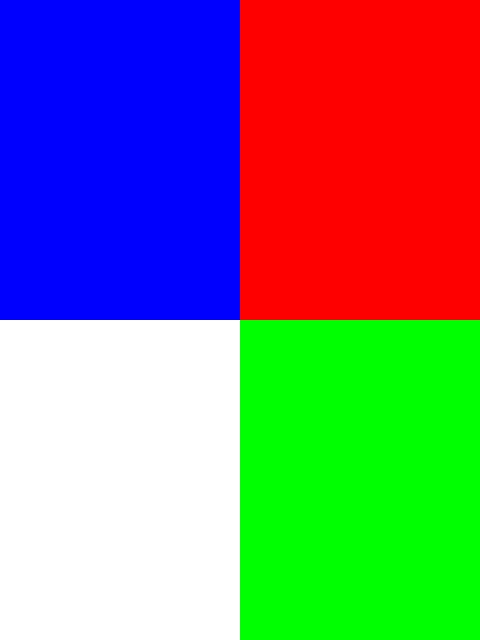
#> input picture tests/data/exif/mm_o6_thumb.jpg, 480 x 640 px; its folder holds only this picture in this run
$ python -i auto.py   (imports and definitions only)   (older library calls are emulated)
#> lines starting #> are read from the running program, lines starting #| are printed output that depends on the picture
### backend/photoeditor/imaging/develop.py
"""Motor de revelacao: original + ajustes -> foto editada.

E o MESMO motor para o preview do editor e para a exportacao (TODO 6.2): o que
se ve e o que se exporta. Os ajustes nunca tocam o arquivo original; sao
numeros no banco (``Adjustment``) aplicados sobre os pixels a cada render.

Convencao: RGB float32 em [0, 1]. A ordem das etapas segue o ``photofix_v2``
do ``../correct-photos`` (``pipeline.apply_full``):

    1. balanco de branco (temperature/tint)  -> ganho por canal
    2. curva de tom na LUMINANCIA            -> exposure, contrast,
       (ganho que preserva matiz)               highlights, whites, blacks
    3. realce local de sombras               -> shadows
    4. cor                                   -> vibrance, saturation

A curva de tom e resolvida numa rampa de 1024 pontos e aplicada por
interpolacao: o custo nao depende de quantos controles estao ligados.
"""
from __future__ import annotations

import hashlib
import json
import math

import cv2
import numpy as np

# Sobe quando o resultado de um mesmo conjunto de ajustes muda: invalida os
# renders em cache e forca a reexportacao.
ENGINE_VERSION = 1

EPS = 1e-6

# name -> (min, max, step, group). A ordem e a ordem do painel.
SLIDERS = {
    'exposure': (-3.0, 3.0, 0.05, 'light'),
    'contrast': (-100, 100, 1, 'light'),
    'highlights': (-100, 100, 1, 'light'),
    'shadows': (-100, 100, 1, 'light'),
    'whites': (-100, 100, 1, 'light'),
    'blacks': (-100, 100, 1, 'light'),
    'temperature': (-100, 100, 1, 'color'),
    'tint': (-100, 100, 1, 'color'),
    'vibrance': (-100, 100, 1, 'color'),
    'saturation': (-100, 100, 1, 'color'),
}
NEUTRAL = {name: 0 for name in SLIDERS}

# Presets (TODO 6.5): DESLOCAMENTOS somados aos ajustes da foto, e nao valores
# absolutos. Assim o preset e o "look" e convive com o Auto e com o ajuste fino
# da propria foto — aplicar "Quente" numa foto ja corrigida nao desfaz a
# correcao, so esquenta. Inspirados nos perfis mais comuns do Lightroom/VSCO.
PRESETS = {
    'vivid': {'contrast': 20, 'vibrance': 30, 'saturation': 10},
    'soft': {'contrast': -20, 'highlights': -25, 'shadows': 20, 'saturation': -10},
    'warm': {'temperature': 20, 'vibrance': 10},
    'cool': {'temperature': -20, 'tint': -5},
    'bw': {'saturation': -100, 'contrast': 20},
    'matte': {'blacks': 30, 'contrast': -15, 'saturation': -20, 'temperature': 8},
    'vintage': {'temperature': 15, 'tint': 5, 'saturation': -25, 'blacks': 20,
                'whites': -15, 'contrast': -10},
}


# --------------------------------------------------------------------------- #
# Valores
# --------------------------------------------------------------------------- #

def _clamp(name, value):
    lo, hi, step, _ = SLIDERS[name]
    value = min(max(float(value), lo), hi)
    value = round(round(value / step) * step, 2)
    return int(value) if float(step).is_integer() else value


def normalize(values) -> dict:
    """Todos os controles, dentro do limite e no passo do slider."""
    out = dict(NEUTRAL)
    for name, value in (values or {}).items():
        if name in SLIDERS:
            try:
                out[name] = _clamp(name, value)
            except (TypeError, ValueError):
                pass
    return out


def normalize_preset(preset) -> str:
    return preset if preset in PRESETS else ''


# [12 lines left out: functions effective, is_neutral, not called in this run]


# --------------------------------------------------------------------------- #
# Camadas
#
# Uma camada e uma area da foto (mascara) com os PROPRIOS ajustes. Os ajustes
# da foto (``values``/``preset``) passam a valer so para o restante: cada
# camada e revelada a partir do original, nao por cima do restante, e a
# mascara decide quanto de cada uma aparece em cada pixel. Escurecer o fundo
# nao escurece a pessoa recortada.
#
# A mascara mora num PNG em ``project_data/masks`` com o nome igual ao hash do
# conteudo (``services/layers.py``); aqui so circula a chave. Mascara nunca
# muda de conteudo, entao a chave entra no hash do render como um numero.
# --------------------------------------------------------------------------- #

MAX_LAYERS = 8
_MASK_KEY_CHARS = set('0123456789abcdef')
MASK_KEY_LEN = 20


def is_mask_key(key) -> bool:
    return (isinstance(key, str) and len(key) == MASK_KEY_LEN
            and set(key) <= _MASK_KEY_CHARS)


# [21 lines left out: function normalize_layers, not called in this run]


# --------------------------------------------------------------------------- #
# Crop
#
# O quadro tem uma PROPORCAO (``ratio``, altura/largura): 0 = a da propria foto
# (o crop normal do editor); as versoes Instagram usam uma das
# ``INSTAGRAM_RATIOS``. Com ``scale`` 1 e sem giro, o quadro e o maior dessa
# proporcao que cabe na foto (``crop_frame``); ``scale`` (0,1..1) o reduz, o
# centro fica em (cx, cy) — fracoes da largura e da altura — e ``angle`` o
# gira (positivo = horario, como o ``rotate()`` do CSS). A foto fica parada;
# quem gira e o quadro. A saida e o que esta sob ele, com o conteudo em pe:
# 90 graus so troca retrato/paisagem (ver ``apply_crop``).
#
# O quadro girado tem de caber inteiro na foto. Ele cabe se, e so se, a caixa
# que o envolve cabe (os extremos da caixa sao os cantos do quadro), entao a
# restricao e fechada: ``crop_max_scale`` limita o tamanho pelo angulo e o
# centro fica a meia caixa das bordas. Girar mais encolhe o quadro sozinho.
# --------------------------------------------------------------------------- #

CROP_IDENTITY = {'scale': 1.0, 'cx': 0.5, 'cy': 0.5, 'angle': 0.0, 'ratio': 0.0}
CROP_MIN_SCALE = 0.1
# ±90°: a 90° o quadro fica "deitado" sobre a foto e o recorte sai na
# orientacao trocada (retrato numa foto paisagem), com o conteudo em pe.
CROP_MAX_ANGLE = 90.0

# Proporcoes que o feed do Instagram aceita (altura/largura): de 4:5 (retrato)
# a 1,91:1 (paisagem). Fora disso o Instagram recusa ou recorta sozinho.
INSTAGRAM_RATIOS = {'4:5': 1.25, '1:1': 1.0, '1.91:1': round(1 / 1.91, 4)}
# Giro maximo por proporcao. Em 4:5 e 1:1 so endireita (±45°): virar o quadro
# trocaria 4:5 por 5:4. O 1,91:1 segue a regra do crop normal (±90°): passando
# de 45° o quadro deita e o recorte sai 1:1,91 VERTICAL — fora do feed, entao
# exporta, mas o Publicar recusa (``instagram_feed_ok``).
INSTAGRAM_MAX_ANGLE = 45.0
INSTAGRAM_MAX_ANGLES = {INSTAGRAM_RATIOS['1.91:1']: CROP_MAX_ANGLE}
# Limites do feed para o recorte que sai (altura/largura), com folga de
# arredondamento.
INSTAGRAM_FEED_ASPECT = (INSTAGRAM_RATIOS['1.91:1'] - 1e-3, INSTAGRAM_RATIOS['4:5'] + 1e-3)


def instagram_max_angle(ratio) -> float:
    return INSTAGRAM_MAX_ANGLES.get(ratio, INSTAGRAM_MAX_ANGLE)


# [132 lines left out: functions instagram_feed_ok, crop_frame, crop_max_scale, _crop_extents, closest_ratio, normalize_crop and 5 more, not called in this run]


# --------------------------------------------------------------------------- #
# Conversoes usadas tambem pelo Auto
# --------------------------------------------------------------------------- #

# Temperatura e tint sao dois eixos no espaco log dos ganhos RGB, com media
# geometrica 1 (o brilho medio nao muda):
#   temperature: R sobe, B desce     tint: G desce, R e B sobem (magenta)
WB_SCALE = 0.005        # 100 no slider = ganho e^0,5 ~ 1,65 no canal


def wb_gains(temperature, tint) -> np.ndarray:
    t, m = temperature * WB_SCALE, tint * WB_SCALE
    return np.exp(np.array([t + m / 2, -m, -t + m / 2], np.float32))


def gains_to_wb(gains) -> tuple[float, float]:
    """Inverso exato de ``wb_gains`` para qualquer ganho RGB positivo."""
    lg = np.log(np.maximum(np.asarray(gains, np.float64), EPS))
    lg -= lg.mean()
    return (lg[0] - lg[2]) / 2 / WB_SCALE, -lg[1] / WB_SCALE


# Exposicao = gama sobre a luminancia, que fixa 0 -> 0 e 1 -> 1: o branco
# continua branco e so os tons medios andam (a licao do photofix_v2 — o modelo
# de resposta da camera transformava o branco estourado em cinza sujo). A
# escala faz 1 no slider mover o tom medio (0,42) em ~1 stop.
MID_TONE = 0.42
_K = -math.log(MID_TONE)


def exposure_gamma(exposure) -> float:
    return 2.0 ** (-exposure / _K)


def gamma_to_exposure(gamma) -> float:
    return -_K * math.log2(gamma)


def luma(x: np.ndarray) -> np.ndarray:
    """Luminancia Rec.709 de RGB float."""
    return 0.2126 * x[..., 0] + 0.7152 * x[..., 1] + 0.0722 * x[..., 2]


# [6 lines left out: function s_curve, not called in this run]


# --------------------------------------------------------------------------- #
# Curva de tom
# --------------------------------------------------------------------------- #

_RAMP = np.linspace(0.0, 1.0, 1024, dtype=np.float32)


# [23 lines left out: function tone_ramp, not called in this run]


# --------------------------------------------------------------------------- #
# Sombras (porte de enhance.shadow_mask / shadow_lift)
# --------------------------------------------------------------------------- #

SHADOW_ANALYSIS_SIDE = 750


# [115 lines left out: functions _guided, shadow_mask, _shadow_mask_full, render, render_layers, describe, not called in this run]

### backend/photoeditor/imaging/auto.py
"""Auto: porte do corretor ``photofix_v2`` do ``../correct-photos`` (TODO 6.3).

O original aplica a correcao direto nos pixels. Aqui ela vira VALORES DOS
SLIDERS — temperature/tint, exposure, contrast e shadows —, que a pessoa
continua podendo ajustar e que o CTRL+Z desfaz. As conversoes sao exatas: o
motor (``develop.render``) reproduz o ganho de branco e o gama que o
``pipeline.estimate`` calcularia, a menos do arredondamento do slider.

Fontes portadas (convertidas de BGR para RGB):

* ``enhance.white_patch_neutral`` — iluminante medido em superficies brancas
  reais da cena (paredes, telhado), nao em gray-world;
* ``subject.texture_mask`` / ``subject.subject_region`` — onde esta o sujeito;
* ``casos.extrair`` / ``pertinencias`` / ``PARAMS_POR_CASO`` — parametros por
  caso de uso (contraluz, superexposta...), com pertinencia suave;
* ``pipeline.estimate`` — exposicao ancorada nos tons NEUTROS do sujeito.

O YOLO do original e opcional e pesado; como no ``pipeline.estimate``, a
mascara de sujeito aqui e a de textura.
"""
from __future__ import annotations

from dataclasses import dataclass

import cv2
import numpy as np

from photoeditor.imaging import develop
from photoeditor.imaging.develop import EPS, luma

ANALYSIS_SIDE = 750


# --------------------------------------------------------------------------- #
# enhance.white_patch_neutral
# --------------------------------------------------------------------------- #

def white_patch_neutral(img, lum_lo=0.75, lum_hi=0.97, sat_max=0.25):
    """Iluminante estimado nos pixels claros E neutros da cena.

    Limiar ABSOLUTO de saturacao: com quantil, numa cena toda azulada os
    "menos saturados" eram justamente os que menos revelavam a dominante.
    """
    y = luma(img)
    mx, mn = img.max(axis=2), img.min(axis=2)
    sat = (mx - mn) / np.maximum(mx, EPS)
    band = (y > lum_lo) & (y < lum_hi) & (mx < 0.98)
    if band.sum() < y.size * 0.002:
        band = (y > np.quantile(y, 0.80)) & (y < lum_hi) & (mx < 0.98)
    if band.sum() < 200:
        return np.ones(3, np.float32)
    sel = band & (sat <= sat_max)
    if sel.sum() < 200:
        sel = band
    return np.maximum(img[sel].mean(axis=0), EPS)


# --------------------------------------------------------------------------- #
# subject.py
# --------------------------------------------------------------------------- #

def texture_mask(img, clip_hi=0.97):
    """Regioes com detalhe e sem clipping: o fundo estourado do ginasio e liso."""
    y = luma(img)
    g8 = np.clip(y * 255, 0, 255).astype(np.uint8)
    gx = cv2.Sobel(g8, cv2.CV_32F, 1, 0, ksize=3)
    gy = cv2.Sobel(g8, cv2.CV_32F, 0, 1, ksize=3)
    energy = cv2.blur(cv2.magnitude(gx, gy), (31, 31))
    mask = (energy > float(np.quantile(energy, 0.70))) & (y < clip_hi)
    if mask.sum() < y.size * 0.01:
        mask = y < clip_hi
    return mask


_HOG = None


def _hog_boxes(img):
    global _HOG
    if _HOG is None:
        _HOG = cv2.HOGDescriptor()
        _HOG.setSVMDetector(cv2.HOGDescriptor_getDefaultPeopleDetector())
    u8 = np.clip(img * 255, 0, 255).astype(np.uint8)
    mask = np.zeros(img.shape[:2], bool)
    try:
        rects, _ = _HOG.detectMultiScale(u8, winStride=(8, 8), padding=(8, 8), scale=1.06)
    except cv2.error:
        return mask
    for (x0, y0, w, h) in rects:
        mask[max(y0, 0):y0 + h, max(x0, 0):x0 + w] = True
    return mask


def subject_region(img):
    """Regiao do sujeito SEM vies de gradiente (cor + detector de pessoas)."""
    mx, mn = img.max(axis=2), img.min(axis=2)
    sat = cv2.blur((mx - mn) / np.maximum(mx, EPS), (21, 21))
    region = sat > max(float(np.quantile(sat, 0.75)), 0.12)
    boxes = _hog_boxes(img)
    if boxes.sum() > img.shape[0] * img.shape[1] * 0.01:
        region = region | boxes
    if region.sum() < img.shape[0] * img.shape[1] * 0.01:
        region = np.ones(img.shape[:2], bool)
    return region


# --------------------------------------------------------------------------- #
# casos.py — parametros por caso de uso, com pertinencia suave
# --------------------------------------------------------------------------- #

@dataclass
class Features:
    L: float
    dr: float
    clip: float
    subject_bg: float      # stops entre sujeito e fundo (positivo = fundo claro)
    whites_rb: float       # R/B nas superficies que deveriam ser brancas


def _whites_rb(img):
    y = luma(img)
    mx, mn = img.max(axis=2), img.min(axis=2)
    sat = (mx - mn) / np.maximum(mx, EPS)
    sel = (y > 0.6) & (y < 0.97) & (sat < 0.20) & (mx < 0.98)
    if sel.sum() < 200:
        return float('nan')
    px = img[sel]
    return float(px[:, 0].mean() / max(px[:, 2].mean(), EPS))


def features(img) -> Features:
    y = luma(img)
    reg = subject_region(img)
    y_sub = y[reg] if reg.sum() > 500 else y.ravel()
    y_bg = y[~reg] if (~reg).sum() > 500 else y.ravel()
    a = max(float(np.quantile(y_sub, 0.5)), 0.005)
    b = max(float(np.quantile(y_bg, 0.5)), 0.005)
    return Features(
        L=float(cv2.cvtColor(img.astype(np.float32), cv2.COLOR_RGB2LAB)[:, :, 0].mean()),
        dr=float(np.quantile(y, 0.95) - np.quantile(y, 0.05)),
        clip=float((y >= 0.99).mean()),
        subject_bg=float(np.log2(b / a)),
        whites_rb=_whites_rb(img),
    )


# Busca em grade do ../correct-photos (benchmark/grid_casos.py): 9072
# avaliacoes. wb_strength=1,0 vence nos seis casos; shadow so paga em
# contraluz e subexposta; superexposta quer alvo BAIXO.
PARAMS_BY_CASE = {
    'backlit':       dict(target=0.46, shadow=0.70, wb_strength=1.0, contrast=0.12),
    'overexposed':   dict(target=0.38, shadow=0.00, wb_strength=1.0, contrast=0.12),
    'underexposed':  dict(target=0.46, shadow=0.70, wb_strength=1.0, contrast=0.28),
    'color_cast':    dict(target=0.46, shadow=0.00, wb_strength=1.0, contrast=0.12),
    'low_contrast':  dict(target=0.46, shadow=0.00, wb_strength=1.0, contrast=0.12),
    'normal':        dict(target=0.46, shadow=0.00, wb_strength=1.0, contrast=0.28),
}

# Limiares calibrados nos percentis do acervo de 2026-09-22 (556 fotos) e
# largura da transicao de cada feature, na unidade dela.
THRESHOLDS = dict(backlit_stops=0.360, over_clip=0.068, over_L=77.996,
                  under_L=57.985, cast_rb=0.880, low_dr=0.589)
WIDTHS = dict(subject_bg=0.30, clip=0.05, L=12.0, whites_rb=0.08, dr=0.12)


def _ramp(x, threshold, width):
    if np.isnan(x):
        return 0.0
    return float(np.clip((x - threshold) / max(width, EPS) + 0.5, 0.0, 1.0))


def memberships(f: Features) -> dict:
    """Pertinencia a cada caso, somando 1. Sem fronteira: duas fotos da mesma
    rajada recebem tratamentos parecidos por construcao."""
    t, wd = THRESHOLDS, WIDTHS
    w = {
        'backlit': _ramp(f.subject_bg, t['backlit_stops'], wd['subject_bg']),
        'overexposed': max(_ramp(f.clip, t['over_clip'], wd['clip']),
                           _ramp(f.L, t['over_L'], wd['L'])),
        'underexposed': 1.0 - _ramp(f.L, t['under_L'], wd['L']),
        'color_cast': 1.0 - _ramp(f.whites_rb, t['cast_rb'], wd['whites_rb']),
        'low_contrast': 1.0 - _ramp(f.dr, t['low_dr'], wd['dr']),
    }
    w['normal'] = max(0.0, 1.0 - max(w.values()))
    total = sum(w.values())
    return {k: v / total for k, v in w.items()} if total > EPS else {'normal': 1.0}


def case_params(img) -> tuple[dict, str]:
    w = memberships(features(img))
    keys = ('target', 'shadow', 'wb_strength', 'contrast')
    params = {k: sum(w[c] * PARAMS_BY_CASE[c][k] for c in w) for k in keys}
    return params, max(w, key=w.get)


# --------------------------------------------------------------------------- #
# pipeline.estimate -> valores dos sliders
# --------------------------------------------------------------------------- #

def auto_values(img_u8: np.ndarray) -> tuple[dict, str]:
    """(ajustes de luz e cor, caso dominante) para uma imagem RGB uint8."""
    h, w = img_u8.shape[:2]
    s = ANALYSIS_SIDE / max(h, w)
    small = cv2.resize(img_u8, (max(int(w * s), 1), max(int(h * s), 1)),
                       interpolation=cv2.INTER_AREA) if s < 1 else img_u8
    x0 = small.astype(np.float32) / 255.0

    params, case = case_params(x0)

    # (a) balanco de branco ancorado em superficies brancas reais
    illum = white_patch_neutral(x0)
    gain = illum.mean() / illum
    gain = 1.0 + (gain - 1.0) * params['wb_strength']
    temperature, tint = develop.gains_to_wb(gain)
    wb = develop.normalize({'temperature': temperature, 'tint': tint})
    # A exposicao e medida na imagem COM o branco que o motor vai aplicar.
    x = np.clip(x0 * develop.wb_gains(wb['temperature'], wb['tint']), 0, 1)

    # (b) exposicao nos tons NEUTROS do sujeito (pele, branco do uniforme): uma
    #     camisa roxa e escura por refletancia, nao por falta de luz.
    y = luma(x)
    mask = texture_mask(x)
    mx, mn = x.max(axis=2), x.min(axis=2)
    neutral = mask & ((mx - mn) / np.maximum(mx, EPS) < 0.60)
    ya = y[neutral] if neutral.sum() > 500 else (y[mask] if mask.sum() > 500 else y.ravel())
    anchor = min(max(float(np.quantile(ya, 0.35)), 0.01), 0.99)
    target = min(max(params['target'], 0.01), 0.99)
    gamma = float(np.clip(np.log(target) / np.log(anchor), 0.25, 4.0))   # max_ev = 2

    values = develop.normalize({
        **wb,
        'exposure': develop.gamma_to_exposure(gamma),
        'contrast': params['contrast'] * 100,
        'shadows': params['shadow'] * 100,
    })
    light_and_wb = ('exposure', 'contrast', 'highlights', 'shadows', 'whites',
                    'blacks', 'temperature', 'tint')
    return {k: values[k] for k in light_and_wb}, case

>>> import cv2
>>> picture = cv2.cvtColor(cv2.imread('../../../tests/data/exif/mm_o6_thumb.jpg'), cv2.COLOR_BGR2RGB)
>>> result = auto_values(picture)
#> in luma, `return 0.2126 * x[..., 0] + 0.7152 * x[..., 1] + 0.0722 * x[..., 2]`:
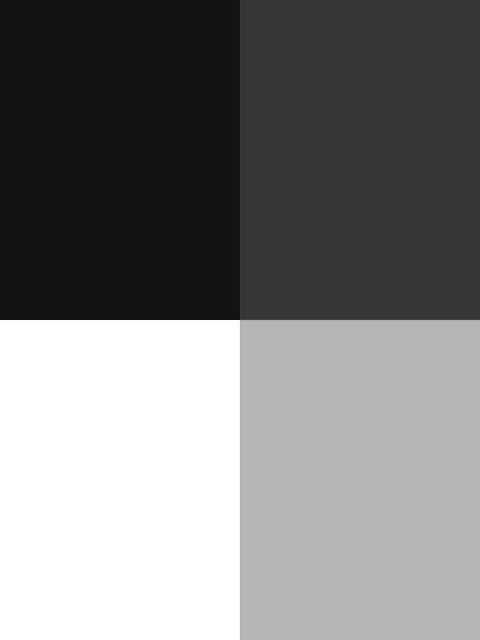
#> returned value: shape (640, 480) float32; min 0.0719, max 1, mean 0.5
#> in subject_region, `mx, mn = img.max(axis=2), img.min(axis=2)`:
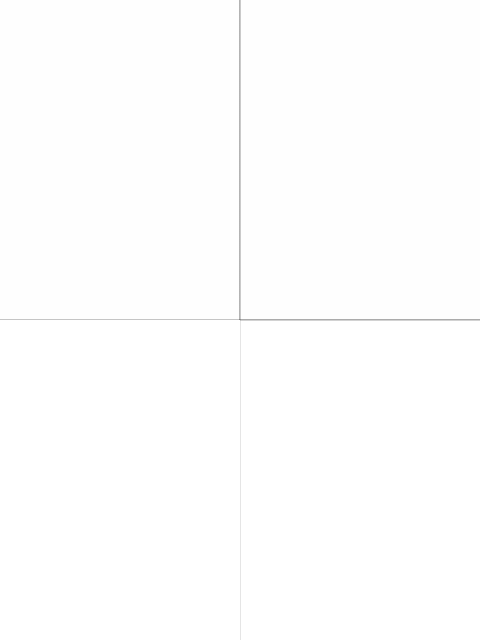
#> mx: shape (640, 480) float32; min 0.518, max 1, mean 0.997
#> in subject_region, `mx, mn = img.max(axis=2), img.min(axis=2)`:
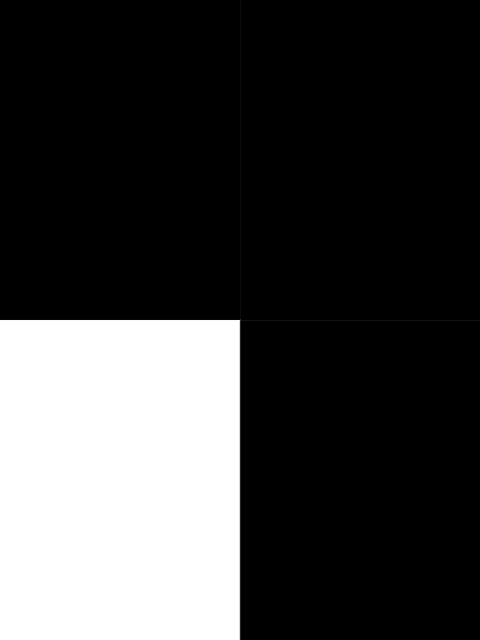
#> mn: shape (640, 480) float32; min 0, max 1, mean 0.25
#> in subject_region, `sat = cv2.blur((mx - mn) / np.maximum(mx, EPS), (21, 21))`:
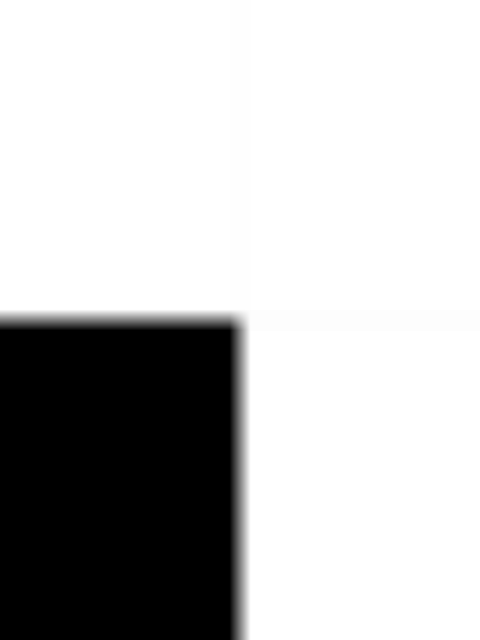
#> sat: shape (640, 480) float32; min 0, max 1, mean 0.75
#> in _hog_boxes, `rects, _ = _HOG.detectMultiScale(u8, winStride=(8, 8), padding=(8, 8),..`: rects = ()
#> in features, `a = max(float(np.quantile(y_sub, 0.5)), 0.005)`: a = 0.456
#> in _whites_rb, `sat = (mx - mn) / np.maximum(mx, EPS)`:
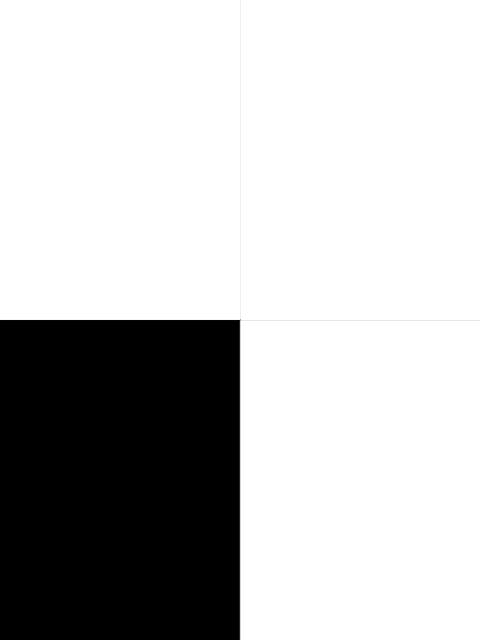
#> sat: shape (640, 480) float32; min 0, max 1, mean 0.75
#> in memberships, `t, wd = THRESHOLDS, WIDTHS`: t = {'backlit_stops': 0.36, 'over_clip': 0.068, 'over_L': 78, 'under_L': 57.98, 'cast_rb': 0.88, 'low_dr': 0.589}; wd = {'subject_bg': 0.3, 'clip': 0.05, 'L': 12, 'whites_rb': 0.08, 'dr': 0.12}
#> in memberships, `w = { 'backlit': _ramp(f.subject_bg, t['backlit_stops'], wd['subject_b..`: w = {'backlit': 0, 'overexposed': 1, 'underexposed': 0, 'color_cast': 1, 'low_contrast': 0}
#> in memberships, `total = sum(w.values())`: total = 2
#> in case_params, `w = memberships(features(img))`: w = {'backlit': 0, 'overexposed': 0.5, 'underexposed': 0, 'color_cast': 0.5, 'low_contrast': 0, 'normal': 0}
#> in case_params, `params = {k: sum(w[c] * PARAMS_BY_CASE[c][k] for c in w) for k in keys}`: params = {'target': 0.42, 'shadow': 0, 'wb_strength': 1, 'contrast': 0.12}
#> in auto_values, `params, case = case_params(x0)`: case = 'overexposed'
#> in auto_values, `illum = white_patch_neutral(x0)`: illum = [1, 1, 1]
#> in gains_to_wb, `lg = np.log(np.maximum(np.asarray(gains, np.float64), EPS))`: lg = [0, 0, 0]
#> in auto_values, `temperature, tint = develop.gains_to_wb(gain)`: temperature = 0
#> the loop in normalize, `for name, value in (values or {}).items():` made 2 passes
#> (name, lo in _clamp, hi in _clamp, step in _clamp) on passes 1 to 2: ('temperature', -100, 100, 1), ('tint', -100, 100, 1)
#> after the loop in normalize, `for name, value in (values or {}).items():`: out = 10 items
#> in texture_mask, `gx = cv2.Sobel(g8, cv2.CV_32F, 1, 0, ksize=3)`:
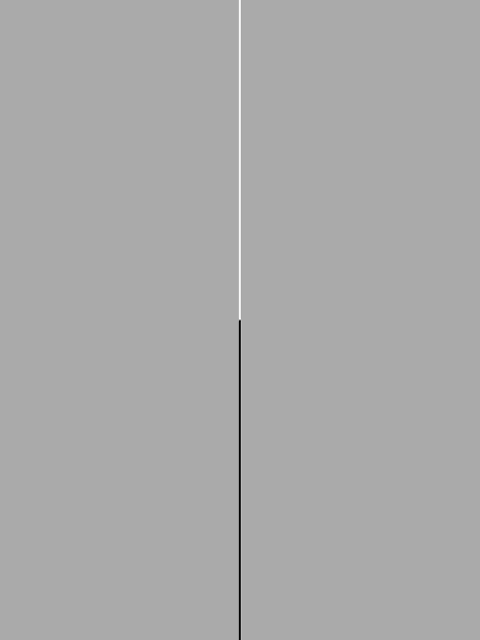
#> gx: shape (640, 480) float32; min -328, max 162, mean -0.3; drawn with min black and max white
#> (the rest of the program and of its run is left out)
